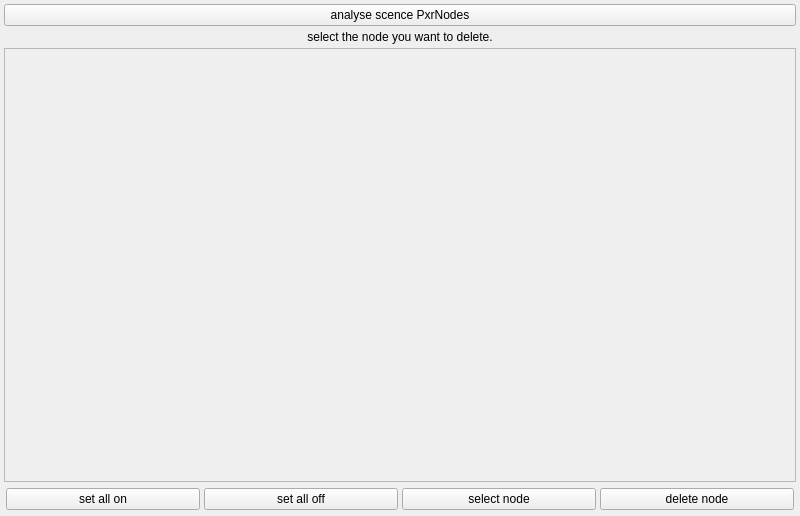
<?xml version="1.0" encoding="UTF-8"?>
<ui version="4.0">
 <class>main_widget</class>
 <widget class="QWidget" name="main_widget">
  <property name="geometry">
   <rect>
    <x>0</x>
    <y>0</y>
    <width>800</width>
    <height>516</height>
   </rect>
  </property>
  <property name="windowTitle">
   <string>Form</string>
  </property>
  <layout class="QVBoxLayout" name="main_layout">
   <property name="spacing">
    <number>4</number>
   </property>
   <property name="margin">
    <number>4</number>
   </property>
   <item>
    <widget class="QPushButton" name="analyse_PB">
     <property name="text">
      <string>analyse scence PxrNodes</string>
     </property>
    </widget>
   </item>
   <item>
    <widget class="QLabel" name="infoBar_label">
     <property name="text">
      <string>select the node you want to delete.&lt;multi-selectable&gt;</string>
     </property>
     <property name="alignment">
      <set>Qt::AlignCenter</set>
     </property>
    </widget>
   </item>
   <item>
    <widget class="QScrollArea" name="nodeCheck_scrollArea">
     <property name="widgetResizable">
      <bool>true</bool>
     </property>
     <property name="alignment">
      <set>Qt::AlignLeading|Qt::AlignLeft|Qt::AlignTop</set>
     </property>
     <widget class="QWidget" name="nodeCheck_widget">
      <property name="geometry">
       <rect>
        <x>0</x>
        <y>0</y>
        <width>790</width>
        <height>432</height>
       </rect>
      </property>
      <layout class="QVBoxLayout" name="nodeCheck_layout">
       <property name="spacing">
        <number>4</number>
       </property>
       <property name="sizeConstraint">
        <enum>QLayout::SetDefaultConstraint</enum>
       </property>
       <property name="margin">
        <number>2</number>
       </property>
      </layout>
     </widget>
    </widget>
   </item>
   <item>
    <layout class="QHBoxLayout" name="PB_layout">
     <property name="spacing">
      <number>4</number>
     </property>
     <property name="margin">
      <number>2</number>
     </property>
     <item>
      <widget class="QPushButton" name="setAllOn_PB">
       <property name="text">
        <string>set all on</string>
       </property>
      </widget>
     </item>
     <item>
      <widget class="QPushButton" name="setAllOff_PB">
       <property name="text">
        <string>set all off</string>
       </property>
      </widget>
     </item>
     <item>
      <widget class="QPushButton" name="selectNode_PB">
       <property name="text">
        <string>select node</string>
       </property>
      </widget>
     </item>
     <item>
      <widget class="QPushButton" name="deleteNode_PB">
       <property name="text">
        <string>delete node</string>
       </property>
      </widget>
     </item>
    </layout>
   </item>
  </layout>
 </widget>
 <resources/>
 <connections/>
</ui>
